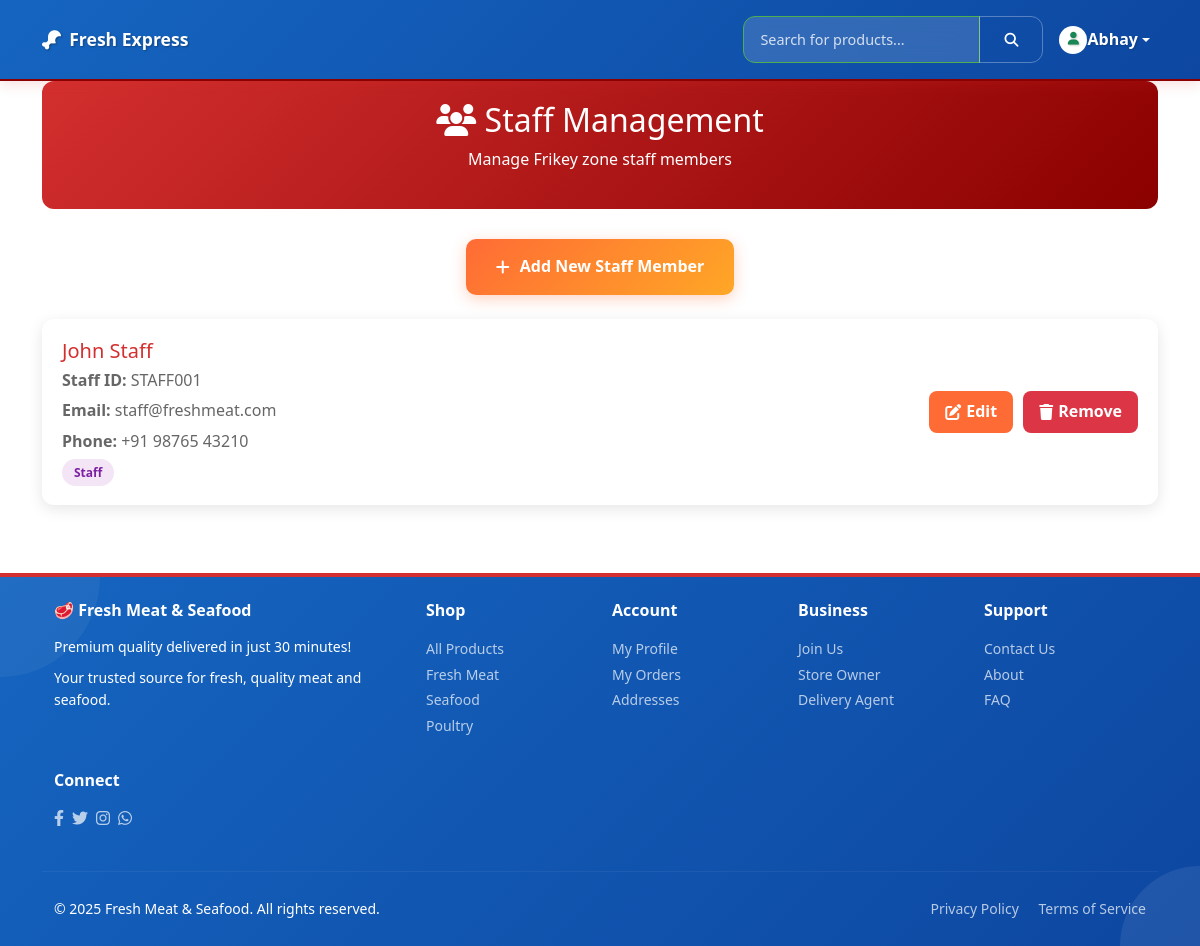
Screenshot of /stores/staff/ (signed in) with the database file from the repository.
### accounts/models.py (models this page shows, shortened)
class User(AbstractUser):
    USER_TYPES = [
        ('customer', 'Customer'),
        ('store_owner', 'Store Owner'),
        ('store_staff', 'Store Staff'),
        ('delivery_agent', 'Delivery Agent'),
        ('admin', 'Admin'),
    ]
    user_type = models.CharField(max_length=20, choices=USER_TYPES, default='customer')
    phone_number = models.CharField(max_length=15, blank=True, null=True)
    email_verified = models.BooleanField(default=False)
    phone_verified = models.BooleanField(default=False)
    created_at = models.DateTimeField(auto_now_add=True)
    updated_at = models.DateTimeField(auto_now=True)

### stores/models.py (models this page shows, shortened)
class Store(TimeStampedModel):
    STORE_STATUS = [
        ('open', 'Open'),
        ('closed', 'Closed'),
        ('pending_approval', 'Pending Approval'),
        ('suspended', 'Suspended'),
    ]
    store_id = models.UUIDField(default=uuid.uuid4, unique=True, editable=False)
    store_code = models.CharField(max_length=20, unique=True, db_index=True)
    name = models.CharField(max_length=100)
    description = models.TextField(blank=True, null=True)
    owner = models.ForeignKey(User, on_delete=models.CASCADE, related_name='owned_stores')
    staff_members = models.ManyToManyField(User, through='StoreStaff', related_name='store_staff')
    phone_number = models.CharField(max_length=15)
    email = models.EmailField()
    address_line_1 = models.CharField(max_length=255)
    address_line_2 = models.CharField(max_length=255, blank=True, null=True)
    city = models.CharField(max_length=100)
    state = models.CharField(max_length=100)
    zip_code = models.CharField(max_length=10)
    logo = models.ImageField(upload_to='store_logos/', blank=True, null=True)
    banner_image = models.ImageField(upload_to='store_banners/', blank=True, null=True)
    business_hours = models.JSONField(default=dict, blank=True)
    status = models.CharField(max_length=20, choices=STORE_STATUS, default='pending_approval')
    is_active = models.BooleanField(default=True)
    auto_accept_orders = models.BooleanField(default=False)
    commission_rate = models.DecimalField(max_digits=5, decimal_places=2, default=Decimal('10.00'))
    zip_coverage = models.ManyToManyField(ZipArea, through='StoreZipCoverage')
    class Meta:
        ordering = ['name']
        indexes = [
            models.Index(fields=['store_code', 'status']),
            models.Index(fields=['status', 'is_active']),
        ]

class StoreStaff(TimeStampedModel):
    STAFF_ROLES = [
        ('staff', 'Staff'),
    ]
    store = models.ForeignKey(Store, on_delete=models.CASCADE)
    user = models.ForeignKey(User, on_delete=models.CASCADE)
    staff_id = models.CharField(max_length=20, default='STAFF001', help_text="Unique staff ID for this store")
    role = models.CharField(max_length=20, choices=STAFF_ROLES, default='staff')
    is_active = models.BooleanField(default=True)
    class Meta:
        unique_together = [['store', 'user'], ['store', 'staff_id']]

### stores/staff_views.py (the view)
# urls.py: path('staff/', staff_views.StaffManagementView.as_view(), name='staff_list'),
class StaffManagementView(StoreRequiredMixin, ListView):
    template_name = 'stores/staff/staff_list.html'
    context_object_name = 'staff_members'
    def get_queryset(self):
        return StoreStaff.objects.filter(
            store__owner=self.request.user,
            is_active=True
        ).select_related('user', 'store')
    def get_context_data(self, **kwargs):
        context = super().get_context_data(**kwargs)
        context['store'] = Store.objects.filter(owner=self.request.user).first()
        return context

### templates/stores/staff/staff_list.html (shortened to what this page needs)
{% extends 'base_mobile.html' %}
{% load static %}
{% block content %}
<div class="container">
    <div class="staff-header">
        <h2><i class="fas fa-users"></i> Staff Management</h2>
        <p>Manage {{ store.name }} staff members</p>
    </div>
    <div class="text-center mb-4">
        <a href="{% url 'stores:staff_create' %}" class="btn-add-staff">
            <i class="fas fa-plus"></i>
            Add New Staff Member
        </a>
    </div>
    {% if staff_members %}
        {% for staff in staff_members %}
        <div class="staff-card">
            <div class="staff-info">
                <div class="staff-details">
                    <h5>{{ staff.user.get_full_name }}</h5>
                    <p><strong>Staff ID:</strong> {{ staff.staff_id }}</p>
                    <p><strong>Email:</strong> {{ staff.user.email }}</p>
                    {% if staff.user.phone_number %}
                    <p><strong>Phone:</strong> {{ staff.user.phone_number }}</p>
                    {% endif %}
                    <span class="role-badge role-{{ staff.role }}">{{ staff.get_role_display }}</span>
                </div>
                <div class="staff-actions">
                    <a href="{% url 'stores:staff_detail' staff.pk %}" class="btn-staff btn-edit">
                        <i class="fas fa-edit"></i> Edit
                    </a>
                    <a href="{% url 'stores:staff_delete' staff.pk %}" class="btn-staff btn-delete">
                        <i class="fas fa-trash"></i> Remove
                    </a>
                </div>
            </div>
        </div>
        {% endfor %}
    {% else %}
        <div class="text-center py-5">
            <i class="fas fa-users fa-3x text-muted mb-3"></i>
            <h4 class="text-muted">No Staff Members</h4>
            <p class="text-muted">Add your first staff member to get started.</p>
        </div>
    {% endif %}
</div>
{% endblock %}

### templates/base_mobile.html (shortened to what this page needs)
{% load static %}
<!DOCTYPE html>
<html lang="en">
<head>
    <link href="https://cdn.jsdelivr.net/npm/bootstrap@5.3.0/dist/css/bootstrap.min.css" rel="stylesheet">
    <link rel="stylesheet" href="https://cdnjs.cloudflare.com/ajax/libs/font-awesome/6.4.0/css/all.min.css">
    {% load static %}
    <link rel="stylesheet" href="{% static 'css/appetite-theme.css' %}">
    <link rel="stylesheet" href="{% static 'css/common.css' %}">
    <link rel="stylesheet" href="{% static 'css/components/cart.css' %}">
    <link rel="stylesheet" href="{% static 'css/components/wishlist.css' %}">
    <link rel="stylesheet" href="{% static 'css/components/search.css' %}">
    <link rel="stylesheet" href="{% static 'css/mobile-overflow-fix.css' %}">
    <link rel="stylesheet" href="{% static 'css/global-product-card.css' %}">
</head>
<body>
    <nav class="navbar navbar-expand-lg modern-navbar">
        <div class="container" style="overflow: hidden;">
            <a class="navbar-brand modern-brand" href="{% url 'core:home' %}">
                <i class="fas fa-drumstick-bite me-2"></i>Fresh Express
            </a>
            <div class="navbar-nav ms-auto desktop-nav">
                <ul class="navbar-nav align-items-center">
                    <li class="nav-item me-3">
                        <form method="GET" action="{% url 'catalog:product_list' %}" class="d-flex">
                            <div class="input-group" style="width: 300px;">
                                <input type="text" class="form-control form-control-sm"
                                       placeholder="Search for products..." name="q" id="search-input"
                                       value="{{ request.GET.q }}">
                                <button class="btn btn-outline-light btn-sm" type="submit">
                                    <i class="fas fa-search"></i>
                                </button>
                            </div>
                        </form>
                    </li>
                    {% if user.is_authenticated %}
                    <li class="nav-item dropdown">
                        <a class="nav-link dropdown-toggle d-flex align-items-center" href="#" id="userDropdown" role="button" data-bs-toggle="dropdown" aria-expanded="false">
                            <div class="rounded-circle bg-white text-success d-flex align-items-center justify-content-center me-2" style="width: 28px; height: 28px;">
                                <i class="fas fa-user" style="font-size: 0.8rem;"></i>
                            </div>
                            <span class="d-none d-md-inline">{{ user.first_name|default:user.username|truncatechars:10 }}</span>
                        </a>
                    </li>
                    {% endif %}
                </ul>
            </div>
        </div>
    </nav>
    <main class="main-content">
        {% block content %}{% endblock %}
    </main>
    <div class="toast-container position-fixed top-0 end-0 p-3" style="z-index: 1055;"></div>
    <footer class="modern-footer py-4 mt-5">
        <div class="container">
            <div class="row">
                <div class="col-md-4 mb-3">
                    <h6 class="fw-bold mb-3">🥩 Fresh Meat & Seafood</h6>
                    <p class="small mb-2">Premium quality delivered in just 30 minutes!</p>
                    <p class="small mb-0">Your trusted source for fresh, quality meat and seafood.</p>
                </div>
                <div class="col-md-2 mb-3">
                    <h6 class="fw-bold mb-3">Shop</h6>
                    <ul class="list-unstyled">
                        <li><a href="{% url 'catalog:product_list' %}" class="text-white-50 text-decoration-none small">All Products</a></li>
                        <li><a href="{% url 'catalog:product_list' %}?category=fresh-meat" class="text-white-50 text-decoration-none small">Fresh Meat</a></li>
                        <li><a href="{% url 'catalog:product_list' %}?category=seafood" class="text-white-50 text-decoration-none small">Seafood</a></li>
                        <li><a href="{% url 'catalog:product_list' %}?category=poultry" class="text-white-50 text-decoration-none small">Poultry</a></li>
                    </ul>
                </div>
                <div class="col-md-2 mb-3">
                    <h6 class="fw-bold mb-3">Account</h6>
                    <ul class="list-unstyled">
                        {% if user.is_authenticated %}
                            <li><a href="{% url 'accounts:profile' %}" class="text-white-50 text-decoration-none small">My Profile</a></li>
                            <li><a href="{% url 'orders:order_list' %}" class="text-white-50 text-decoration-none small">My Orders</a></li>
                            <li><a href="{% url 'accounts:address_list' %}" class="text-white-50 text-decoration-none small">Addresses</a></li>
                        {% else %}
                            <li><a href="{% url 'accounts:customer_login' %}" class="text-white-50 text-decoration-none small">Login</a></li>
                            <li><a href="{% url 'accounts:customer_register' %}" class="text-white-50 text-decoration-none small">Register</a></li>
                        {% endif %}
                    </ul>
                </div>
                <div class="col-md-2 mb-3">
                    <h6 class="fw-bold mb-3">Business</h6>
                    <ul class="list-unstyled">
                        <li><a href="{% url 'accounts:business_register' %}" class="text-white-50 text-decoration-none small">Join Us</a></li>
                        <li><a href="{% url 'accounts:store_register' %}" class="text-white-50 text-decoration-none small">Store Owner</a></li>
                        <li><a href="{% url 'accounts:delivery_register' %}" class="text-white-50 text-decoration-none small">Delivery Agent</a></li>
                    </ul>
                </div>
                <div class="col-md-2 mb-3">
                    <h6 class="fw-bold mb-3">Support</h6>
                    <ul class="list-unstyled">
                        <li><a href="{% url 'core:contact' %}" class="text-white-50 text-decoration-none small">Contact Us</a></li>
                        <li><a href="{% url 'core:about' %}" class="text-white-50 text-decoration-none small">About</a></li>
                        <li><a href="{% url 'core:faq' %}" class="text-white-50 text-decoration-none small">FAQ</a></li>
                    </ul>
                </div>
                <div class="col-md-2 mb-3">
                    <h6 class="fw-bold mb-3">Connect</h6>
                    <div class="d-flex gap-2">
                        <a href="#" class="text-white-50"><i class="fab fa-facebook-f"></i></a>
                        <a href="#" class="text-white-50"><i class="fab fa-twitter"></i></a>
                        <a href="#" class="text-white-50"><i class="fab fa-instagram"></i></a>
                        <a href="#" class="text-white-50"><i class="fab fa-whatsapp"></i></a>
                    </div>
                </div>
            </div>
            <hr class="my-4" style="border-color: rgba(255,255,255,0.2);">
            <div class="row align-items-center">
                <div class="col-md-6">
                    <p class="small mb-0">&copy; 2025 Fresh Meat & Seafood. All rights reserved.</p>
                </div>
                <div class="col-md-6 text-md-end">
                    <small class="text-white-50">
                        <a href="{% url 'core:privacy' %}" class="text-white-50 text-decoration-none me-3">Privacy Policy</a>
                        <a href="{% url 'core:terms' %}" class="text-white-50 text-decoration-none">Terms of Service</a>
                    </small>
                </div>
            </div>
        </div>
    </footer>
</body>
</html>

### rows the page displays
User: first_name "Abhay"
Store: name "Frikey zone"
StoreStaff: user.get_full_name "John Staff", staff_id "STAFF001", user.email "staff@freshmeat.com", user.phone_number "+91 98765 43210", role "Staff"
